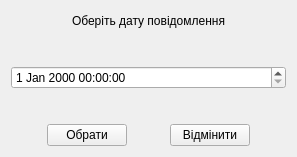
<?xml version="1.0" encoding="UTF-8"?>
<ui version="4.0">
 <class>Notification</class>
 <widget class="QWidget" name="Notification">
  <property name="geometry">
   <rect>
    <x>0</x>
    <y>0</y>
    <width>297</width>
    <height>157</height>
   </rect>
  </property>
  <property name="windowTitle">
   <string>Form</string>
  </property>
  <layout class="QGridLayout" name="gridLayout">
   <item row="0" column="0">
    <layout class="QVBoxLayout" name="verticalLayout_2">
     <item>
      <layout class="QHBoxLayout" name="horizontalLayout_2">
       <item>
        <spacer name="horizontalSpacer_4">
         <property name="orientation">
          <enum>Qt::Horizontal</enum>
         </property>
         <property name="sizeHint" stdset="0">
          <size>
           <width>40</width>
           <height>20</height>
          </size>
         </property>
        </spacer>
       </item>
       <item>
        <widget class="QLabel" name="label">
         <property name="styleSheet">
          <string notr="true">font: 12pt &quot;Kristen ITC&quot;;</string>
         </property>
         <property name="text">
          <string>Оберiть дату повiдомлення</string>
         </property>
        </widget>
       </item>
       <item>
        <spacer name="horizontalSpacer_5">
         <property name="orientation">
          <enum>Qt::Horizontal</enum>
         </property>
         <property name="sizeHint" stdset="0">
          <size>
           <width>40</width>
           <height>20</height>
          </size>
         </property>
        </spacer>
       </item>
      </layout>
     </item>
     <item>
      <spacer name="verticalSpacer_2">
       <property name="orientation">
        <enum>Qt::Vertical</enum>
       </property>
       <property name="sizeHint" stdset="0">
        <size>
         <width>20</width>
         <height>40</height>
        </size>
       </property>
      </spacer>
     </item>
     <item>
      <layout class="QVBoxLayout" name="verticalLayout">
       <item>
        <widget class="QDateTimeEdit" name="dateTimeEdit"/>
       </item>
       <item>
        <spacer name="verticalSpacer">
         <property name="orientation">
          <enum>Qt::Vertical</enum>
         </property>
         <property name="sizeHint" stdset="0">
          <size>
           <width>20</width>
           <height>40</height>
          </size>
         </property>
        </spacer>
       </item>
       <item>
        <layout class="QHBoxLayout" name="horizontalLayout">
         <item>
          <spacer name="horizontalSpacer">
           <property name="orientation">
            <enum>Qt::Horizontal</enum>
           </property>
           <property name="sizeHint" stdset="0">
            <size>
             <width>40</width>
             <height>20</height>
            </size>
           </property>
          </spacer>
         </item>
         <item>
          <widget class="QPushButton" name="OkButton">
           <property name="text">
            <string>Обрати</string>
           </property>
          </widget>
         </item>
         <item>
          <spacer name="horizontalSpacer_2">
           <property name="orientation">
            <enum>Qt::Horizontal</enum>
           </property>
           <property name="sizeHint" stdset="0">
            <size>
             <width>40</width>
             <height>20</height>
            </size>
           </property>
          </spacer>
         </item>
         <item>
          <widget class="QPushButton" name="CancelButton">
           <property name="text">
            <string>Вiдмiнити</string>
           </property>
          </widget>
         </item>
         <item>
          <spacer name="horizontalSpacer_3">
           <property name="orientation">
            <enum>Qt::Horizontal</enum>
           </property>
           <property name="sizeHint" stdset="0">
            <size>
             <width>40</width>
             <height>20</height>
            </size>
           </property>
          </spacer>
         </item>
        </layout>
       </item>
      </layout>
     </item>
    </layout>
   </item>
  </layout>
 </widget>
 <resources/>
 <connections/>
</ui>
